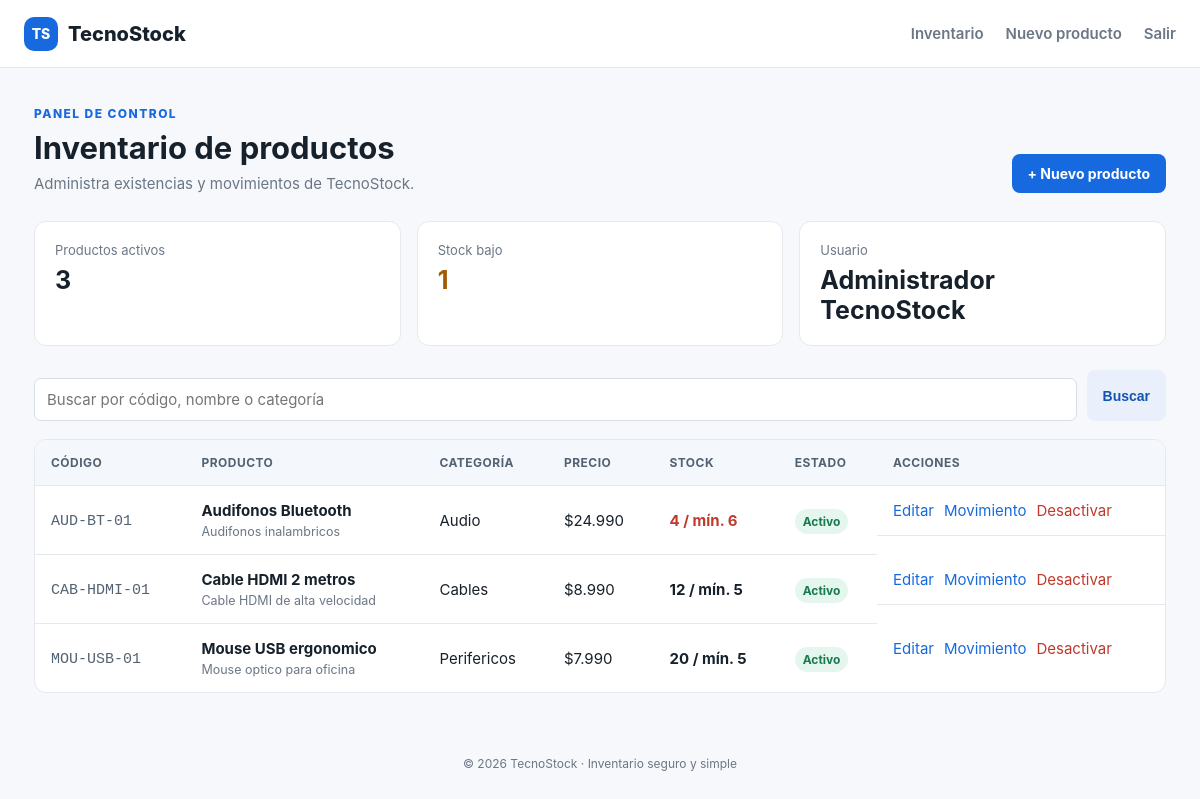
Screenshot of /app/index.php (signed in) with the database file from the repository.
### tables this page shows
CREATE TABLE productos (
    id_producto INT UNSIGNED AUTO_INCREMENT PRIMARY KEY,
    codigo VARCHAR(40) NOT NULL UNIQUE,
    nombre VARCHAR(120) NOT NULL,
    descripcion TEXT NULL,
    precio DECIMAL(12,2) NOT NULL DEFAULT 0 CHECK (precio >= 0),
    stock_actual INT UNSIGNED NOT NULL DEFAULT 0,
    stock_minimo INT UNSIGNED NOT NULL DEFAULT 0,
    estado TINYINT(1) NOT NULL DEFAULT 1,
    id_categoria INT UNSIGNED NOT NULL,
    creado_en TIMESTAMP DEFAULT CURRENT_TIMESTAMP,
    actualizado_en TIMESTAMP DEFAULT CURRENT_TIMESTAMP ON UPDATE CURRENT_TIMESTAMP,
    CONSTRAINT fk_producto_categoria FOREIGN KEY (id_categoria) REFERENCES categorias(id_categoria)
);

CREATE TABLE categorias (
    id_categoria INT UNSIGNED AUTO_INCREMENT PRIMARY KEY,
    nombre VARCHAR(80) NOT NULL UNIQUE,
    descripcion VARCHAR(255) NULL,
    estado TINYINT(1) NOT NULL DEFAULT 1
);

### app/config.php (called while the page is built, shortened)
<?php
function db(): PDO {
    static $pdo = null;
    if ($pdo === null) {
        $pdo = new PDO('mysql:host='.DB_HOST.';dbname='.DB_NAME.';charset=utf8mb4', DB_USER, DB_PASS, [
            PDO::ATTR_ERRMODE => PDO::ERRMODE_EXCEPTION,
            PDO::ATTR_DEFAULT_FETCH_MODE => PDO::FETCH_ASSOC,
            PDO::ATTR_EMULATE_PREPARES => false,
        ]);
    }
    return $pdo;
}
function e(?string $value): string { return htmlspecialchars($value ?? '', ENT_QUOTES, 'UTF-8'); }

### app/index.php (the view, shortened to what this page needs)
<?php
$title='Inventario'; require __DIR__.'/partials_header.php';
$q=trim($_GET['q'] ?? '');
$sql='SELECT p.*, c.nombre AS categoria FROM productos p JOIN categorias c ON c.id_categoria=p.id_categoria WHERE 1=1'; $params=[];
$sql.=' ORDER BY p.estado DESC, p.nombre'; $st=db()->prepare($sql); $st->execute($params); $products=$st->fetchAll();
$total=(int)db()->query('SELECT COUNT(*) FROM productos WHERE estado=1')->fetchColumn(); $low=(int)db()->query('SELECT COUNT(*) FROM productos WHERE estado=1 AND stock_actual < stock_minimo')->fetchColumn();
?><section class="page-head"><div><p class="eyebrow">Panel de control</p><h1>Inventario de productos</h1><p class="muted">Administra existencias y movimientos de TecnoStock.</p></div><a class="btn primary" href="product_form.php">+ Nuevo producto</a></section><section class="stats"><div class="stat"><span>Productos activos</span><strong><?=$total?></strong></div><div class="stat warning"><span>Stock bajo</span><strong><?=$low?></strong></div><div class="stat"><span>Usuario</span><strong><?=e($_SESSION['user']['nombre'])?></strong></div></section><form class="search" method="get"><input name="q" value="<?=e($q)?>" placeholder="Buscar por código, nombre o categoría"><button class="btn secondary">Buscar</button><?php if($q): ?><a class="btn ghost" href="index.php">Limpiar</a><?php endif; ?></form><div class="table-wrap"><table><thead><tr><th>Código</th><th>Producto</th><th>Categoría</th><th>Precio</th><th>Stock</th><th>Estado</th><th>Acciones</th></tr></thead><tbody><?php foreach($products as $p): ?><tr><td><code><?=e($p['codigo'])?></code></td><td><strong><?=e($p['nombre'])?></strong><small><?=e($p['descripcion'])?></small></td><td><?=e($p['categoria'])?></td><td>$<?=number_format((float)$p['precio'],0,',','.')?></td><td><span class="stock <?=$p['stock_actual']<$p['stock_minimo']?'low':''?>"><?=$p['stock_actual']?> / mín. <?=$p['stock_minimo']?></span></td><td><span class="badge <?=$p['estado']?'active':'inactive'?>"><?=$p['estado']?'Activo':'Inactivo'?></span></td><td class="actions"><a href="product_form.php?id=<?=$p['id_producto']?>">Editar</a><?php if($p['estado']): ?><a href="movement_form.php?id=<?=$p['id_producto']?>">Movimiento</a><form method="post" action="product_toggle.php"><input type="hidden" name="csrf" value="<?=e(csrf_token())?>"><input type="hidden" name="id" value="<?=$p['id_producto']?>"><button data-confirm="¿Desactivar este producto?" class="link danger-text">Desactivar</button></form><?php endif; ?></td></tr><?php endforeach; if(!$products): ?><tr><td colspan="7" class="empty">No se encontraron productos.</td></tr><?php endif; ?></tbody></table></div>
<?php require __DIR__.'/partials_footer.php';

### app/partials_header.php (shortened to what this page needs)
<?php require_once __DIR__.'/config.php'; ?><!doctype html><html lang="es"><head><link rel="stylesheet" href="../assets/style.css"></head><body><header class="topbar"><a class="brand" href="index.php"><span>TS</span>TecnoStock</a><nav><a href="index.php">Inventario</a><a href="product_form.php">Nuevo producto</a><a href="logout.php">Salir</a></nav></header><main class="container">

### app/partials_footer.php (shortened to what this page needs)
</main><footer>© <?=date('Y')?> TecnoStock · Inventario seguro y simple</footer></body></html>

### assets/style.css (style rules this page uses)
:root { --ink:#17212b;--muted:#6b7785;--line:#e5e9ee;--bg:#f6f8fb;--brand:#1769e0;--danger:#c0392b;--success:#18794e;--warning:#a05a00 }
* { box-sizing:border-box }
body { margin:0;background:var(--bg);color:var(--ink);font-family:Inter,Segoe UI,Arial,sans-serif;font-size:15px }
a { color:var(--brand);text-decoration:none }
.topbar { height:68px;background:#fff;border-bottom:1px solid var(--line);display:flex;align-items:center;justify-content:space-between;padding:0 max(24px,calc((100% - 1180px)/2)) }
.brand { font-size:20px;font-weight:800;color:var(--ink);display:flex;align-items:center;gap:10px }
.brand span,.brand-mark { background:var(--brand);color:#fff;border-radius:10px;font-weight:800;display:grid;place-items:center }
.brand span { width:34px;height:34px;font-size:14px }
.topbar nav { display:flex;gap:22px }
.topbar nav a { color:var(--muted);font-weight:600 }
.container { max-width:1180px;margin:0 auto;padding:38px 24px }
.page-head { display:flex;justify-content:space-between;align-items:end;gap:20px;margin-bottom:28px }
.eyebrow { color:var(--brand);font-size:12px;text-transform:uppercase;letter-spacing:.12em;font-weight:800;margin:0 0 8px }
.page-head h1 { font-size:31px;margin:0 0 8px }
.muted { color:var(--muted);margin:0 }
.btn { border:0;border-radius:8px;padding:11px 16px;font-weight:700;cursor:pointer;display:inline-block;font-size:14px }
.primary { background:var(--brand);color:#fff }
.secondary { background:#e9f0fc;color:#1454af }
.stats { display:grid;grid-template-columns:repeat(3,1fr);gap:16px;margin-bottom:24px }
.stat { background:#fff;border:1px solid var(--line);border-radius:12px;padding:20px }
.stat span { display:block;color:var(--muted);font-size:13px;margin-bottom:7px }
.stat strong { font-size:25px }
.stat.warning strong { color:var(--warning) }
.search { display:flex;gap:10px;margin-bottom:18px }
.search input { flex:1 }
.table-wrap { overflow:auto;background:#fff;border:1px solid var(--line);border-radius:12px }
table { width:100%;border-collapse:collapse;min-width:850px }
th,td { text-align:left;padding:15px 16px;border-bottom:1px solid var(--line);vertical-align:middle }
th { background:#f4f7fb;color:#526171;font-size:12px;text-transform:uppercase;letter-spacing:.04em }
tbody tr:last-child td { border-bottom:0 }
td small { display:block;color:var(--muted);margin-top:4px;max-width:220px;white-space:nowrap;overflow:hidden;text-overflow:ellipsis }
code { color:#536273 }
.stock { font-weight:700 }
.stock.low { color:var(--danger) }
.badge { font-size:12px;padding:5px 8px;border-radius:20px;font-weight:700 }
.active { background:#e4f6ed;color:var(--success) }
.actions { display:flex;gap:10px;align-items:center;white-space:nowrap }
.link { border:0;background:none;padding:0;cursor:pointer;font:inherit }
.danger-text { color:var(--danger) }
input,select,textarea { display:block;width:100%;margin-top:8px;border:1px solid #d6dde6;border-radius:7px;padding:11px 12px;font:inherit;color:var(--ink);background:#fff }
footer { text-align:center;color:var(--muted);font-size:12px;padding:25px }

### rows the page displays
productos: codigo "AUD-BT-01", nombre "Audifonos Bluetooth", descripcion "Audifonos inalambricos", id_categoria.nombre "Audio", precio "24.990", stock_actual "4", stock_minimo "6", estado "Activo"
productos: codigo "CAB-HDMI-01", nombre "Cable HDMI 2 metros", descripcion "Cable HDMI de alta velocidad", id_categoria.nombre "Cables", precio "8.990", stock_actual "12", stock_minimo "5", estado "Activo"
productos: codigo "MOU-USB-01", nombre "Mouse USB ergonomico", descripcion "Mouse optico para oficina", id_categoria.nombre "Perifericos", precio "7.990", stock_actual "20", stock_minimo "5", estado "Activo"

### other values shown
$total "3"
$low "1"
$_SESSION['user']['nombre'] "Administrador TecnoStock"
